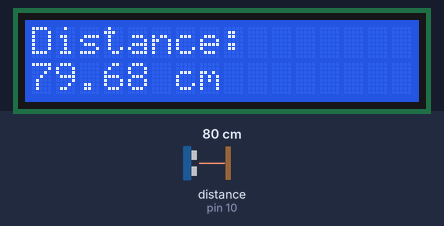
Bench run of a sketch on a simulated Arduino Uno, built with avr-gcc and run on an emulated ATmega328P. Shown: 16×2 character LCD. Wiring (inferred from the names in the program): ultrasonic range finder: trigger pin 9; echo pin 10. Inputs (shaded band) come from the test bench; at power-on: distance to the obstacle (sensor on pin 10) 80 cm. The echo pulse lasts 58.3 µs per cm.

Above: at 1.2 s.
1.3 s: distance to the obstacle (sensor on pin 10) set to 2 cm
At 1.94 s:
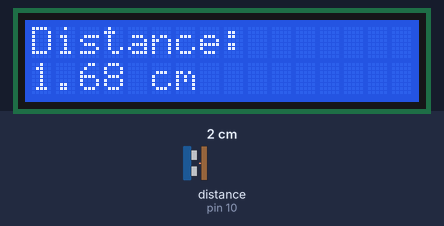
2.8 s: distance to the obstacle (sensor on pin 10) set to 18 cm
At 3.3 s:
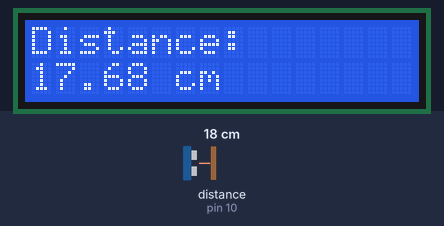
4.4 s: distance to the obstacle (sensor on pin 10) set to 250 cm
At 5.8 s:
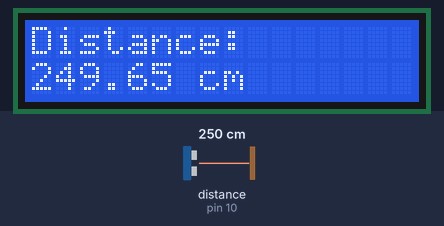
Timing chart, 0 to 7.4 s (numbered marks = the images above; inputs shaded):
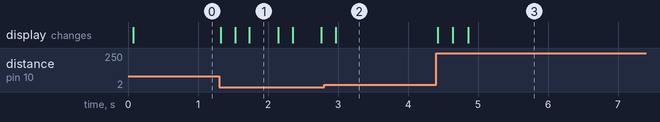

The sketch:

job10.ino
```cpp
#include <LiquidCrystal.h>

const int rs = 12, en = 11, d4 = 5, d5 = 4, d6 = 3, d7 = 2;
LiquidCrystal lcd(rs, en, d4, d5, d6, d7);

// Broches pour le capteur à ultrasons HC-SR04
const int triggerPin = 9;
const int echoPin = 10;

void setup() {
  // Configure la taille de l'écran LCD (nombre de colonnes et de lignes)
  lcd.begin(16, 2);

  // Configurer les broches du capteur à ultrasons
  pinMode(triggerPin, OUTPUT);
  pinMode(echoPin, INPUT);
}

void loop() {
  // Envoyer une impulsion de 10 µs au capteur à ultrasons
  digitalWrite(triggerPin, LOW);
  delayMicroseconds(2);
  digitalWrite(triggerPin, HIGH);
  delayMicroseconds(10);
  digitalWrite(triggerPin, LOW);

  // Lire le temps que met l'écho pour revenir
  unsigned long duration = pulseIn(echoPin, HIGH);

  // Calculer la distance (en cm) en utilisant la vitesse du son (343 m/s)
  float distance = (duration * 0.0343) / 2;

  lcd.setCursor(0, 0);
  lcd.print("Distance:       ");
  lcd.setCursor(0, 1);
  lcd.print(distance);
  lcd.print(" cm      ");

  delay(200);
}
```

Measured:
- after the input at 1.3 s, the display: changes at once (image 1)
- after the input at 2.8 s, the display: changes after 0.17 s (image 2)
- after the input at 4.4 s, the display: changes at once (image 3)
- what the display in image 1 shows lasts 0.4 s, from 1.7 s to 2.1 s
